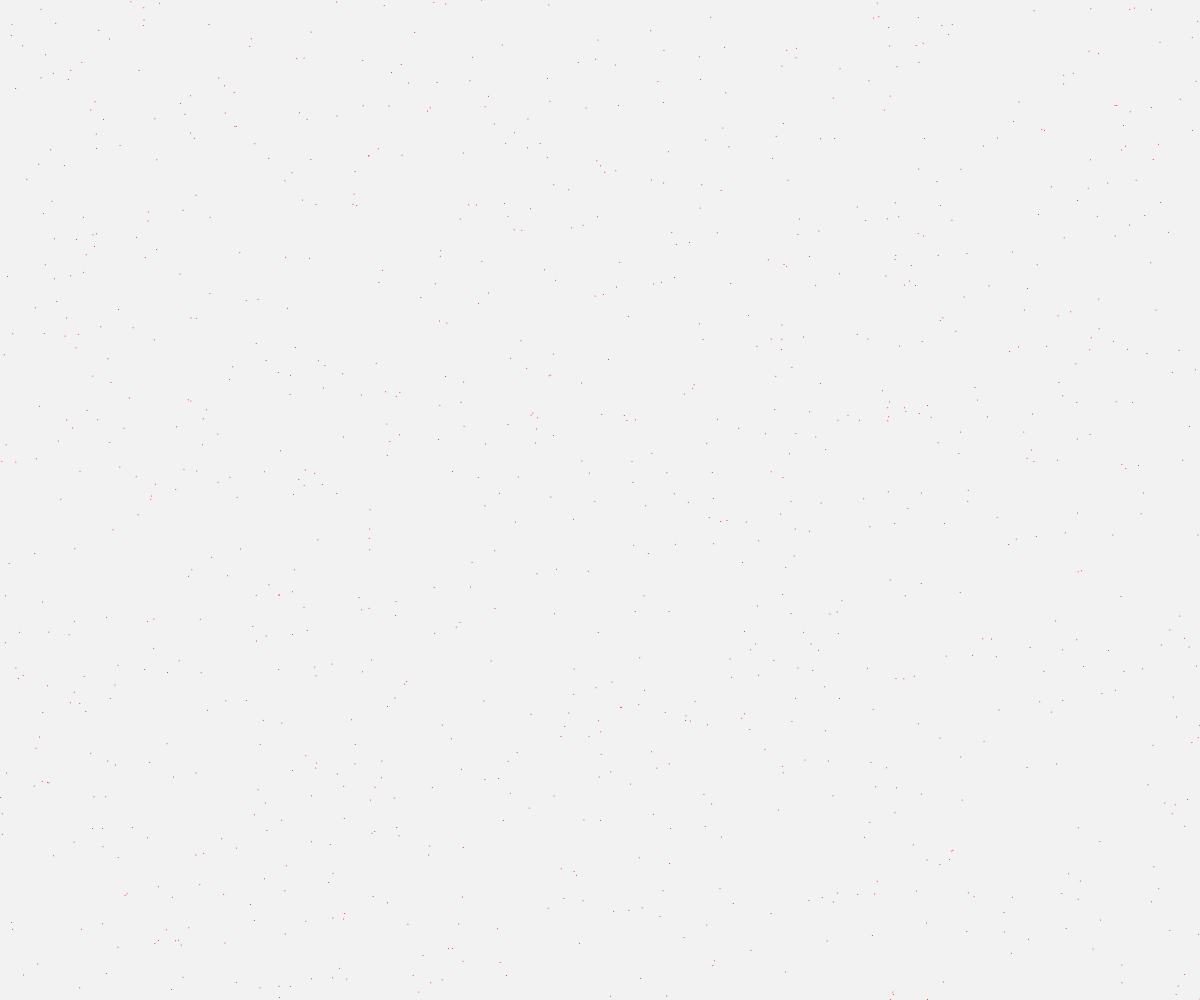
Frame 1 (no input)
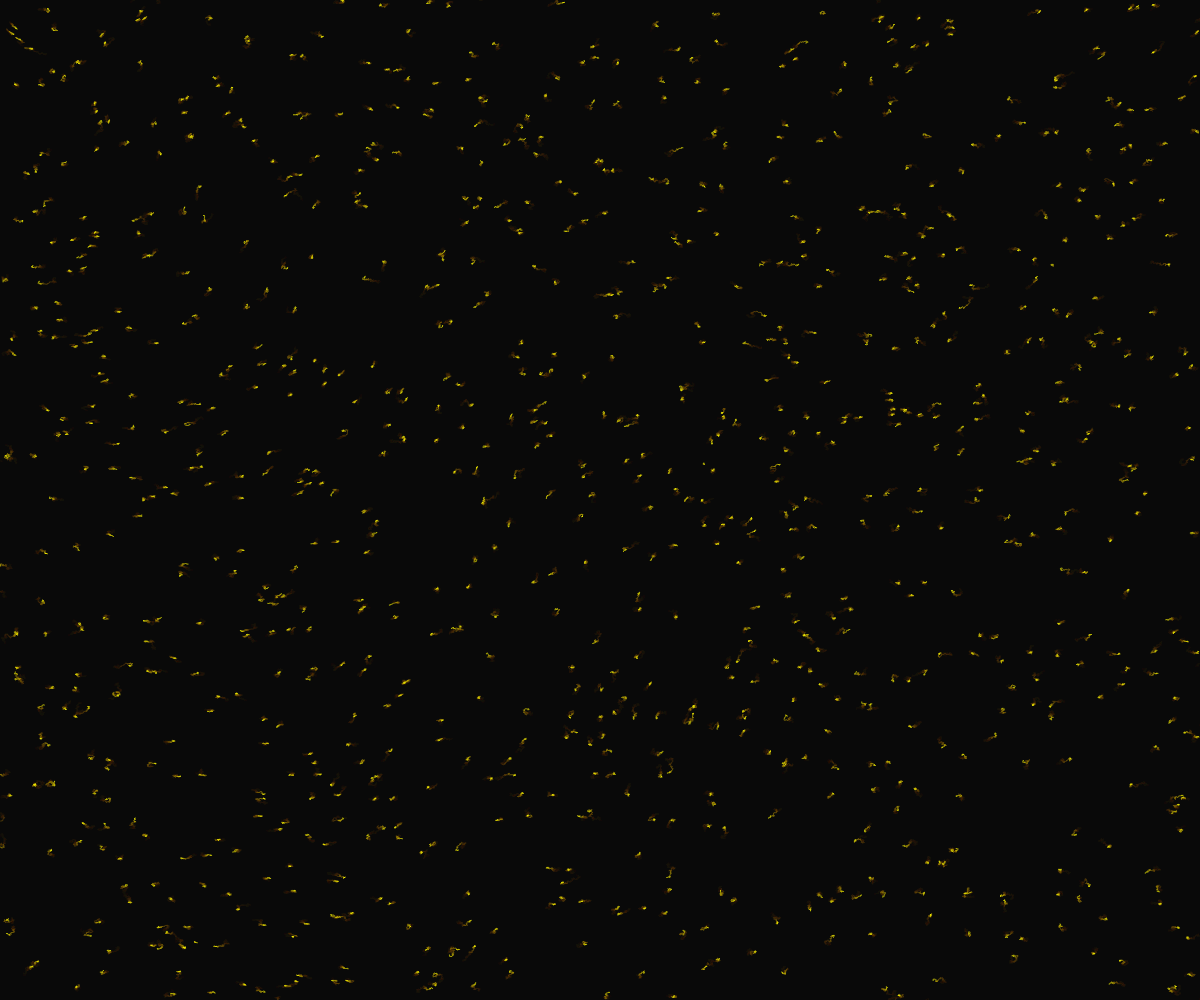
Frame 60 (no input)
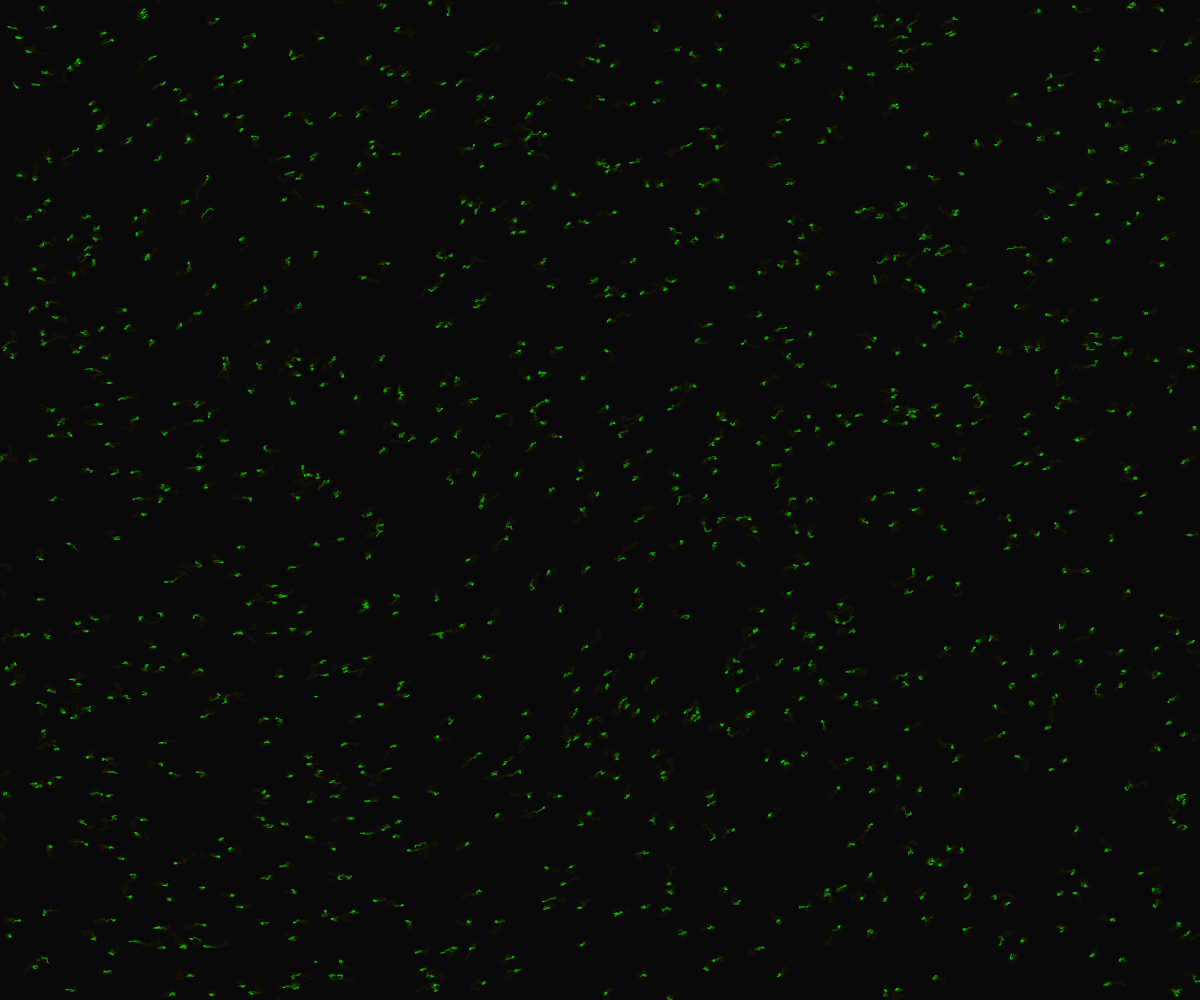
Frame 120 (the mouse pressed at the canvas centre since frame 60)

The p5.js sketch that drew these frames (run headless with seeded random() and noise() and a simulated clock; from frame 60 on, the mouse is pressed at the canvas centre):

// p5.js sketch
// ── sketch.js
// Code is inspired by: https://www.youtube.com/watch?v=sZBfLgfsvSk&t=17s&ab_channel=BarneyCodes
// Creates a field of vectors that flow in a random direction
// Changes direction when the mic input is loud (try clapping)
// Field is empty when the mic is quiet (try being silent)
// Changes color of vectors depending on amplitude
// Best way to see this is by playing a song

let particles = [];
const num = 1000;
let seed = .01;

function setup() {
  createCanvas(windowWidth, windowHeight);
  colorMode(HSB);
}

function draw() {
  background(color(0, 0.05));
  stroke(frameCount, 200, 200);
  if (particles.length == 0) {
    newArray();
  }
    for (let i = 0; i < num; i ++) {
      let p = particles[i];
      point(p.x, p.y);
      let n = noise (p.x * seed, p.y * seed, frameCount * seed);
      let a = TAU * n;
      seed = random(.01);
      if (seed >= .005) {
        p.x += cos(a);
        p.y += sin(a);
      } else {
        p.x -= cos(a);
        p.y -= sin(a); 
      }
      if (!onScreen(p)) {
        p.x = random(width);
        p.y = random(height);
      }
    }
  }

function onScreen(p) {
  return p.x > 0 && p.x < width && p.y > 0 && p.y < height;
}

function newArray() {
  for (let i = 0; i < num; i ++) {
    particles.push(createVector(random(width), random(height)));
  }
}
